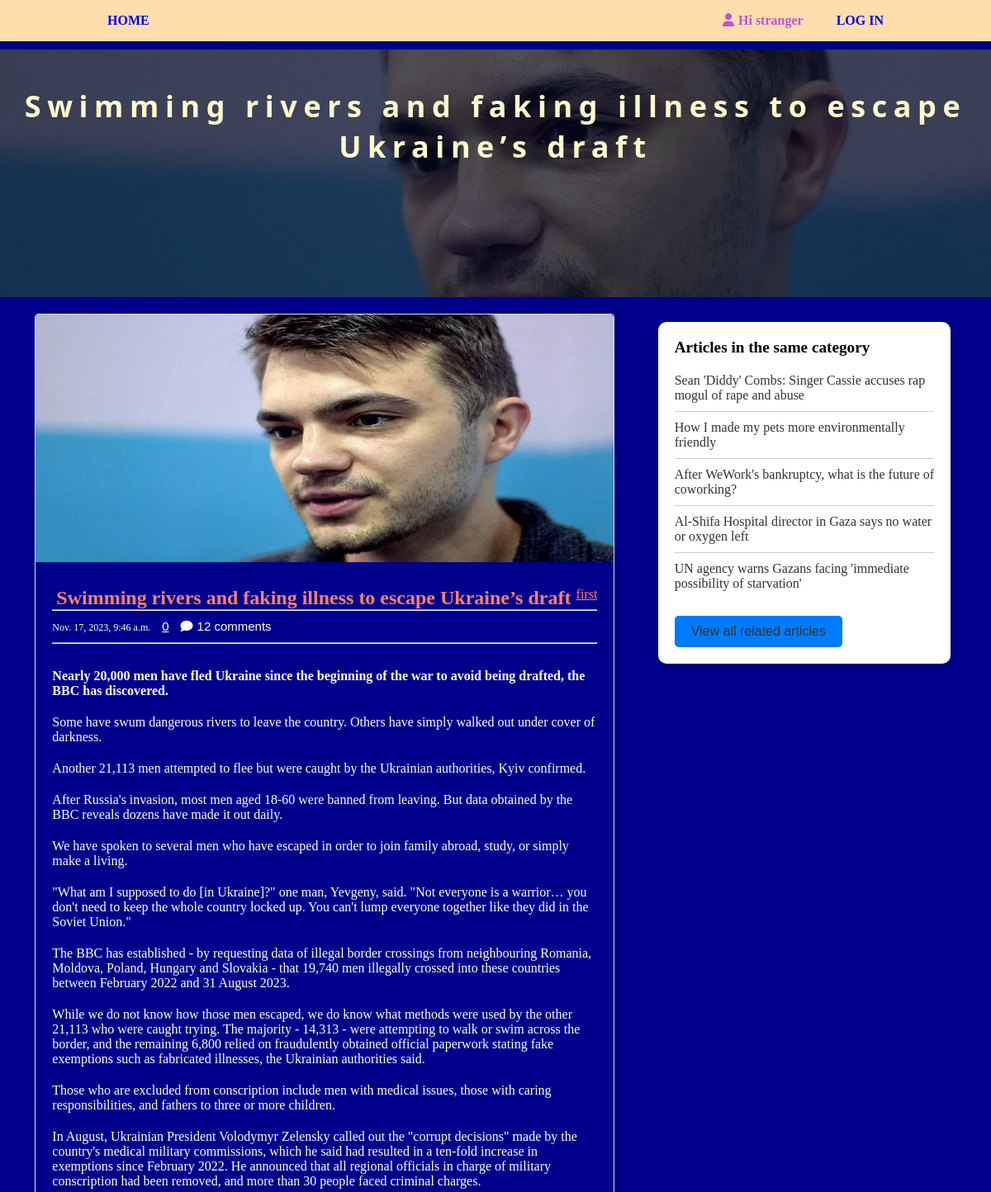
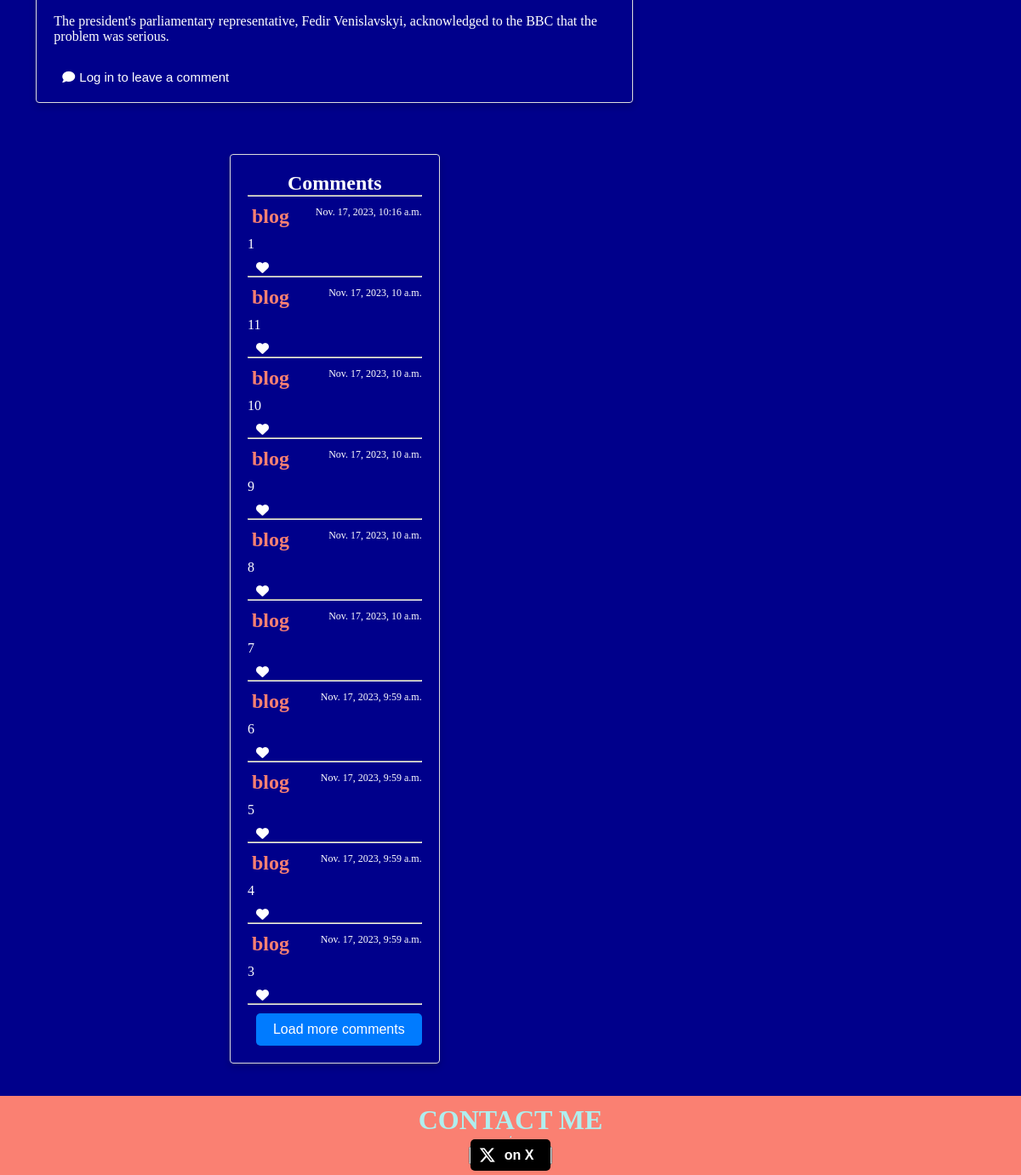
The page /swimming-rivers-and-faking-illness-to-escape-ukraines-draft/ on the database its author committed (2 pictures, top to bottom).
### article/models.py (models this page shows, shortened)
class Post(models.Model):
    user = models.ForeignKey(User, on_delete=models.CASCADE)
    image = models.ImageField()
    title = models.CharField(max_length=255)
    slug = models.SlugField(unique=True, blank=True)
    category = models.ForeignKey(Category, on_delete=models.CASCADE, related_name='posts', default='uncategorized')
    date = models.DateTimeField(auto_now_add=True)
    likes = models.ManyToManyField(User, blank=True, related_name="post_likes")
    is_edited = models.BooleanField(default=False)
    post = RichTextField(blank=True, null=True)
    def get_absolute_url(self):
        return reverse('article:detail', kwargs={'slug': self.slug})

class Category(models.Model):
    name = models.CharField(max_length=100)
    slug = models.SlugField(unique=True, blank=True)
    class Meta:
        verbose_name_plural = 'categories'
    def __str__(self):
        return self.name

class Comment(models.Model):
    post = models.ForeignKey(Post, related_name='comments', on_delete=models.CASCADE)
    user = models.ForeignKey(User, on_delete=models.CASCADE)
    comment = models.TextField()
    date_posted = models.DateTimeField(auto_now_add=True)
    likes = models.ManyToManyField(User, related_name="comment_likes", blank=True)
    edited_comment = models.TextField(blank=True, null=True)
    is_edited = models.BooleanField(default=False)

### article/views.py (the view)
# urls.py: path('<slug>/', views.detail, name='detail'),
def detail(request, slug):
    user_authenticated = request.user.is_authenticated
    post = get_object_or_404(Post, slug=slug)
    category = post.category
    related_articles = Post.objects.filter(category=category).exclude(id=post.id).order_by('-date')[:5]
    if related_articles.count() < 5:
        show_all = False
    else:
        show_all = True
    comments = post.comments.order_by('-date_posted')
    batch_size = 10  # Set the number of comments to load per batch
    total_comments = comments.count()
    offset = int(request.GET.get('offset', 0))
    if total_comments > batch_size + offset:
        show_load_more = True
        comments = comments[offset: offset + batch_size]
    else:
        show_load_more = False
        comments = comments[offset:]
    context = {
        'user_authenticated': user_authenticated,
        'post': post,
        'related_articles': related_articles,
        'show_all': show_all,
        'comments': enumerate(comments),
        'show_load_more': show_load_more,
        'batch_size': batch_size,
        'total_comments': total_comments,
    }
    return render(request, 'article/read.html', context=context)

### article/templates/article/read.html (shortened to what this page needs)
{% extends 'article/base.html' %}
{% load static %}
{% block css %}
        {{ block.super }}
    <link rel="stylesheet" href="{% static 'read.css' %}">
{% endblock %}
{% block body %}
    <div id="image-background" style="background-image: linear-gradient(rgba(4,9,30,0.7), rgba(4,9,30,0.7)), url('{{ post.image.url }}')">
        <h1 id="image-background-title">{{post.title}}</h1>
    </div>
    <div id="read-container">
        <div id="article">
            <div id="card-container">
                <div class="card">
                    <img src="{{ post.image.url }}" alt="Image">
                    <div class="card-content">
                        <div id="card-top">
                            <h2>{{post.title}}</h2> <span id="category"><a href="{% url 'article:category' post.category %}">{{post.category}}</a></span>
                        </div>
                        <hr>
                        <div class="card-meta">
                            <div>
                                <span class="timestamp">{{post.date}}</span>
                                {% if user.is_authenticated %}
                                  {% if user in post.likes.all %}
                                  <button class="like-button" data-href="{{ post.get_api_like_url }}" data-post-slug="{{ post.slug }}">
                                    <i class="fas fa-heart liked article-like-style" ></i>
                                    <span class="like-count" style="color: salmon;">{{ post.likes.count }} {{ count_str }}</span>
                                  </button>
                                  {% else %}
                                  <button class="like-button" data-href="{{ post.get_api_like_url }}" data-post-slug="{{ post.slug }}">
                                    <i class="fas fa-heart article-like-style" ></i>
                                    <span class="like-count">{{ post.likes.count }} {{ count_str }}</span>
                                  </button>
                                 {% endif %}
                                 <button id="comment-button" class="comment-button"><a
                                  href="{% url 'article:detail' slug=post.slug %}?comment=true#comment-textarea"
                                  style="text-decoration: none;" class="comment-button">
                                  <i id="comment-icon" class="fa-solid fa-comment"></i>{{post.comments.count}} comment{{ post.comments.count|pluralize }}
                                </a>
                                  </button>
                              {% else %}
                                <button class="logged-out-like-button">
                                  <a href="{% url 'account:login' %}">{{ post.likes.count }} {{ count_str }}</a>
                                </button>
                                <button id="comment-button" class="comment-button"><a
                                  href="{% url 'article:detail' slug=post.slug %}#sort" style="text-decoration: none;" class="comment-button">
                                  <i id="comment-icon" class="fa-solid fa-comment"></i>{{post.comments.count}} comment{{ post.comments.count|pluralize }}
                                </a>
                                  </button>
                              {% endif %}
                            </div>
                        </div>
                          <hr>
                      <p style="color: white;">{{post.post |safe }}</p>
                      <div>
                        {% if user.is_authenticated %}
                                  {% if user in post.likes.all %}
                                  <button class="like-button" data-href="{{ post.get_api_like_url }}" data-post-slug="{{ post.slug }}">
                                    <i class="fas fa-heart liked article-like-style" ></i>
                                    <span class="like-count" style="color: salmon;">{{ post.likes.count }} {{ count_str }}</span>
                                  </button>
                                  {% else %}
                                  <button class="like-button" data-href="{{ post.get_api_like_url }}" data-post-slug="{{ post.slug }}">
                                    <i class="fas fa-heart article-like-style" ></i>
                                    <span class="like-count">{{ post.likes.count }} {{ count_str }}</span>
                                  </button>
                                 {% endif %}
                                 <button class="comment-button"><i class="fa-solid fa-comment"></i>Leave a comment</button>
                        {% else %}
                        <button class="comment-button">
                          <a href="{% url 'account:login' %}" style="text-decoration: none; color: white;">
                          <i class="fa-solid fa-comment"></i>Log in to leave a comment
                        </a>
                      </button>
                      {% endif %}
                      </div>
                    </div>
                </div>
                <div class="card comment-card">
                    <div class="header">
                        <h2>Comments</h2>
                    </div>
                    <hr>
                  <div id="comments-section">
                    {% for i, comment in comments %}
                      <div class="comment {% if i >= batch_size %}hidden{% endif %}">
                        <div class="comment-header">
                          <h3>{{ comment.user }}</h3>
                          <span class="timestamp">{{ comment.date_posted }}</span>
                        </div>
                        <div class="comment-body">
                          <p>{{ comment.comment }}</p>
                        </div>
                        <div class="comment-footer">
                          <button class="like-button"
                          data-href="{% url 'article:comment-like-api' pk=comment.id %}"
                          data-comment-id="{{ comment.id }}">
                            {% if user.is_authenticated %}
                                {% if user in comment.likes.all %}
                                    <i class="fas fa-heart liked like-icon"></i>
                                    <span class="like-count like-icon" style="color: salmon;">{{ comment.likes.count }}</span>
                                {% else %}
                                    <i class="fas fa-heart like-icon"></i>
                                    <span class="like-count" style="color: white;">{{ comment.likes.count }}</span>
                                {% endif %}
                            {% else %}
                                <i class="fas fa-heart like-icon"></i>
                            {% endif %}
                        </button>
                        </div>
                        <hr>
                      </div>
                    {% endfor %}
                  </div>
                  {% if show_load_more %}
                    <button id="load-more-button" data-offset="{{ batch_size }}" data-show-load-more="{{ show_all|yesno:"true,false" }}">Load more comments</button>
                  {% endif %}
                  </div>
        </div>
        </div>
        {% if related_articles %}
        <div id="related-articles">
            <div id="card">
                <h2>Articles in the same category</h2>
                <ul>
                  {% for related_article in related_articles %}
                    <li><a href="{{ related_article.get_absolute_url }}">{{ related_article.title }}</a></li>
                  {% endfor %}
                </ul>
                {% if show_all %}
                <button><a href="{% url 'article:category' categories=post.category %}" >View all related articles</a></button>
                {% endif %}
              </div>
        </div>
        {% endif %}
    </div>
{% endblock %}

### assets/styles.css (style rules this page uses)
* { margin: 0; padding: 0; }
body { background-color: darkblue; }
li { list-style: none; }
#image-background { margin-top: 10px; background-image: linear-gradient(rgba(4,9,30,0.7), rgba(4,9,30,0.7)), url(https://cdn.stocksnap.io/img-thumbs/960w/blog-text_AWFJEGJAMS.jpg); height: 300px; width: 99%; background-size: cover; background-position:center; display: flex; flex-direction: column; align-items: center; justify-content: center; }
#image-background-title { color:lemonchiffon; letter-spacing: 0.2cm; font-size: 100px; margin-bottom: 115px; font-family:system-ui, -apple-system, BlinkMacSystemFont, 'Segoe UI', Roboto, Oxygen, Ubuntu, Cantarell, 'Open Sans', 'Helvetica Neue', sans-serif; transition: 0.5s; }
#card-container { display: flex; flex-wrap: wrap; justify-content: center; max-width: 1250px; margin: 0 auto; gap: 20px; }
.card { border: 1px solid #ddd; border-radius: 5px; box-shadow: 0 2px 4px rgba(0, 0, 0, 0.1); max-width: 350px; margin: 20px; transition: transform 0.3s ease; word-wrap: break-word; display: flex; flex-direction: column; color: white; }
.card img { border-radius: 4px 4px 0 0; width: 100%; height: 300px; }
.card-content { flex-grow: 1; padding: 10px; display: flex; flex-direction: column; }
.card-content h2 { font-size: 24px; margin-bottom: 10px; color: salmon; }
.card-content p { font-size: 16px; margin-bottom: 0; color: white; flex-grow: 1; }
.card-meta { display: flex; justify-content: space-between; align-items: center; margin-top: 20px; }
.timestamp { font-size: 12px; color: white; }
.like-button, .logged-out-like-button, .comment-button { background: none; border: none; color: white; font-size: 15px; cursor: pointer; }
.logged-out-like-button a { color: white; }
.fa-heart, .fa-comment { margin-right: 5px; }

### assets/read.css (style rules this page uses)
#image-background { margin-top: 10px; height: 300px; width: 100%; background-size: cover; background-position: center; display: flex; flex-direction: column; align-items: center; justify-content: center; position: relative; }
#image-background-title { color: lemonchiffon; letter-spacing: 0.2cm; font-size: 36px; font-family: system-ui, -apple-system, BlinkMacSystemFont, 'Segoe UI', Roboto, Oxygen, Ubuntu, Cantarell, 'Open Sans', 'Helvetica Neue', sans-serif; transition: 0.5s; text-align: center; }
#read-container { display: flex; align-items: center; justify-content: center; }
#article { flex:2; }
.card { border: 1px solid #ddd; border-radius: 4px; box-shadow: 0 4px 8px 0 rgba(0, 0, 0, 0.2); max-width: 700px; margin: 20px; transition: transform 0.3s ease; color: white; }
.card-content, .comment-card { padding: 20px; }
.card-content h2, .card h3 { font-size: 24px; margin: 10px 5px 0; color: salmon; }
#card-top { display: flex; align-items: center; justify-content: space-between; }
#card-top a { color: salmon; }
.card-meta { display: flex; justify-content:space-between; align-items: center; margin: 10px 0; }
#card-container button { margin-left: 10px; }
.timestamp { font-size: 12px; color: white; }
.like-button, .comment-button { background: none; border: none; color: white; font-size: 15px; cursor: pointer; transition: transform 0.3s ease; }
.card-content p { margin: 10px 0; }
.fa-heart, .fa-comment, .fa-trash { margin-right: 5px; }
.header { display: flex; align-items: center; justify-content: center; }
h2 { display: flex; align-self: center; color: white; }
.comment-body p { font-size: 16px; margin-bottom: 0; color:white; }
#submit-comment, #load-more-button { background-color: #007bff; border: none; border-radius: 5px; color: #fff; cursor: pointer; font-size: 1rem; padding: 10px 20px; }
#load-more-button { margin-top: 10px; }
#related-articles { flex: 1; padding: 10px; margin: 20px 0 10px 0; align-self: flex-start; }
#card { background-color: #fff; border-radius: 10px; box-shadow: 0 4px 8px 0 rgba(0,0,0,0.2); padding: 20px; width: 80%; }
#card h2 { font-size: 1.2rem; margin-bottom: 10px; color: #000; }
#card ul { list-style: none; margin: 0; padding: 0; }
#card li { border-bottom: 1px solid #ccc; padding: 10px 0; }
#card li:last-child { border-bottom: none; }
#card a { color: #333; text-decoration: none; }
#card button { background-color: #007bff; border: none; border-radius: 5px; color: #fff; cursor: pointer; font-size: 1rem; padding: 10px 20px; margin-top: 20px; }
.comment-header { display: flex; justify-content: space-between; align-items: center; }
.comment-body { margin-top: 10px; margin-bottom: 10px; }
.comment-footer { margin-top: 10px; }

### rows shown on the page
Post: image (picture), title "Swimming rivers and faking illness to escape Ukraine’s draft", category "first", date "Nov. 17, 2023, 9:46 a.m.", likes.count "0", comments.count "12", post "Nearly 20,000 men have fled Ukraine since the beginning of the war to avoid being drafted, the BBC has discovered. Some have swum dangerous rivers to leave the country. Others have simply walked out under cover of darkness. Another 21,113 men attempted to flee but were caught by the Ukrainian authorities, Kyiv confirmed. After Russia's invasion, most men aged 18-60 were banned from leaving. But data obtained by the BBC reveals dozens have made it out daily. We have spoken to several men who have escaped in order to join family abroad, study, or simply make a living. \"What am I supposed to do [in Ukraine]?\" one man, Yevgeny, said. \"Not everyone is a warrior… you don't need to keep the whole…"
Comment: user "blog", date_posted "Nov. 17, 2023, 10:16 a.m.", comment "1"
Comment: user "blog", date_posted "Nov. 17, 2023, 10 a.m.", comment "11"
Comment: user "blog", date_posted "Nov. 17, 2023, 10 a.m.", comment "10"
Comment: user "blog", date_posted "Nov. 17, 2023, 10 a.m.", comment "9"
Comment: user "blog", date_posted "Nov. 17, 2023, 10 a.m.", comment "8"
Comment: user "blog", date_posted "Nov. 17, 2023, 10 a.m.", comment "7"
Comment: user "blog", date_posted "Nov. 17, 2023, 9:59 a.m.", comment "6"
Comment: user "blog", date_posted "Nov. 17, 2023, 9:59 a.m.", comment "5"
Comment: user "blog", date_posted "Nov. 17, 2023, 9:59 a.m.", comment "4"
Comment: user "blog", date_posted "Nov. 17, 2023, 9:59 a.m.", comment "3"
Post: title "Sean 'Diddy' Combs: Singer Cassie accuses rap mogul of rape and abuse"
Post: title "How I made my pets more environmentally friendly"
Post: title "After WeWork's bankruptcy, what is the future of coworking?"
Post: title "Al-Shifa Hospital director in Gaza says no water or oxygen left"
Post: title "UN agency warns Gazans facing 'immediate possibility of starvation'"
